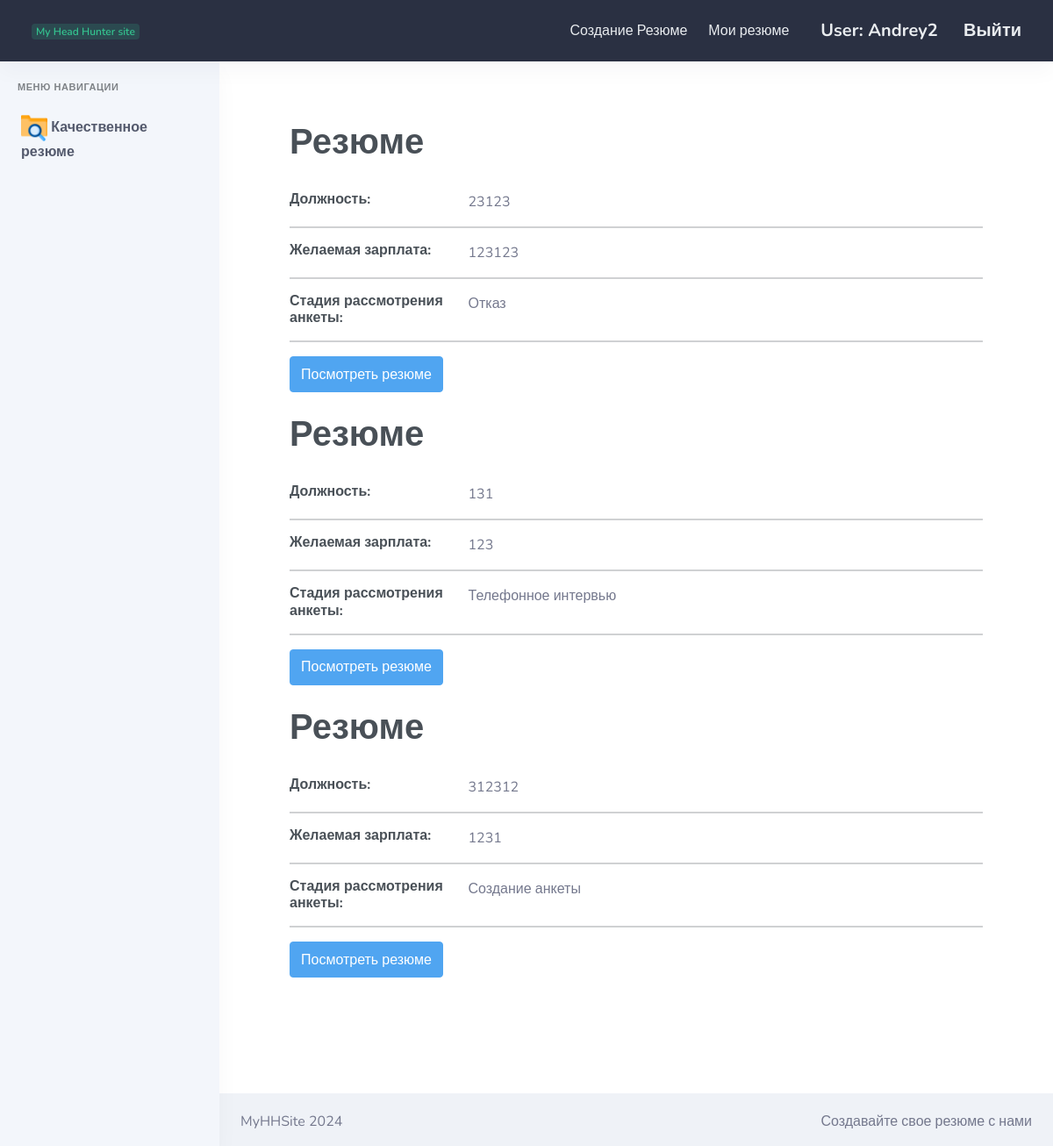
The app's page /user/list_resume (signed in) with its own data.
### authentication/models.py (models this page shows)
class User(AbstractUser):
    photo = models.ImageField(upload_to="users/%Y/%m/%d/", blank=True, null=True, verbose_name="Фотография")
    date_brith = models.DateTimeField(blank=True, null=True, verbose_name="Дата рождения")
    number_phone = models.IntegerField(verbose_name="Номер телефона", null=True)

### user_application/models.py (models this page shows, shortened)
class Profession(models.Model):
    salary = models.IntegerField(verbose_name="Зарплата")
    busyness = models.CharField(max_length=50, verbose_name="Занятость")
    work_schedule = models.CharField(max_length=50, verbose_name="График работы")
    job = models.ForeignKey(Job, on_delete=models.CASCADE)
    resume = models.OneToOneField(Resume, on_delete=models.CASCADE)

class Resume(models.Model):
    file = models.FileField(verbose_name='Готовое резюме', upload_to='upload/resume', null=True)
    stage = models.CharField(choices=STATE, max_length=50, default='Создание анкеты')  # Сделать
    hr = models.ForeignKey(HR, on_delete=models.CASCADE, null=True)
    user = models.ForeignKey(User, on_delete=models.CASCADE)

### user_application/views.py (the view)
# urls.py: path('list_resume', views.ResumeListView.as_view(), name='resume_list'),
class ResumeListView(ListView, LoginRequiredMixin):
    model = Resume
    template_name = "user_application/resume_list.html"
    context_object_name = 'resume_status'
    def get_context_data(self, **kwargs):
        context = super().get_context_data(**kwargs)
        context['resume'] = Resume.objects.filter(user=self.request.user)
        context["profession"] = Profession.objects.filter(resume__user=self.request.user)
        return context

### user_application/templatetags/auth_extras.py (called while the page is built)
@register.filter(name='has_group')
def has_group(user, group_name):
    try:
        group =  Group.objects.get(name=group_name)
    except Group.DoesNotExist:
        return False
    return group in user.groups.all()

### user_application/templates/user_application/resume_list.html
{% extends 'user_application/base.html' %}
{% block content %}
<div class="container">
  <div class="main-body">
    <div class="row gutters-sm">
      <div class="col-md">
        <div class="card mb-3">
          <div class="card-body">
            {% for res in resume %}
            {% for prof in profession %}
            {% if res.pk == prof.resume.pk %}
            <h1>Резюме</h1>
            <br/>
            <div class="row">
              <div class="col-sm-3">
                <h6 class="mb-0">Должность:</h6>
              </div>
              <div class="col-sm-9 text-secondary">
                {{prof.work_schedule}}
              </div>
            </div>
            <hr>
            <div class="row">
              <div class="col-sm-3">
                <h6 class="mb-0">Желаемая зарплата:</h6>
              </div>
              <div class="col-sm-9 text-secondary">
                {{prof.salary}}
              </div>
            </div>
            <hr>
            <div class="row">
              <div class="col-sm-3">
                <h6 class="mb-0">Стадия рассмотрения анкеты:</h6>
              </div>
              <div class="col-sm-9 text-secondary">
                {{res.stage}}
              </div>
            </div>
            <hr>
            <div class="row">
              <div class="col-sm-12">
                <a class="btn btn-info " target="__blank"
                  href="{% url 'user_application:check_resume' res.pk %}">Посмотреть резюме</a>
              </div>
            </div>
            {% endif %}
            {% endfor %}
            <br/>
            {% endfor %}
          </div>
        </div>
      </div>
    </div>
  </div>
</div>
{% endblock %}

### user_application/templates/includes/user_navbar.html (shortened to what this page needs)
<header id="page-topbar">
  <div class="navbar-header">
    <div class="d-flex">
      <div class="navbar-brand-box">
        <a href="#" class="logo logo-light">
          <span class="logo-lg">
            <img src="assets/images/logo-light.png" alt="" height="20"> <span class="badge badge-soft-success ml-2">My
              Head Hunter site</span>
          </span>
        </a>
      </div>
    </div>
    <div class="d-flex">
      <div class="d-none d-md-inline-block">
        <a href="{% url 'user_application:create_resume' %}" class="header-item">Создание Резюме</a>
      </div>
      <div class="d-none d-md-inline-block">
        <a href="{% url 'user_application:resume_list' %}" class="header-item">Мои резюме</a>
      </div>
      <div class="d-inline-block">
        <h5 class="header-item m-0">
          {% if user.is_authenticated %}
          <a href="{% url 'profile:profile' %}" class="header-item">User: {{user.username}} </a>
          <div class="d-none d-md-inline-block">
            <a href="{% url 'profile:logout' %}" class="header-item">Выйти</a>
          </div>
          {% else %}
          <a href="#" class="header-item">Зарегистрироваться</a>
          {% endif %}
        </h5>
      </div>
    </div>
  </div>
</header>

### records on screen
User: username "Andrey2"
Resume: stage "Отказ"
Profession: work_schedule "23123", salary "123123"
Resume: stage "Телефонное интервью"
Profession: work_schedule "131", salary "123"
Resume: stage "Создание анкеты"
Profession: work_schedule "312312", salary "1231"
